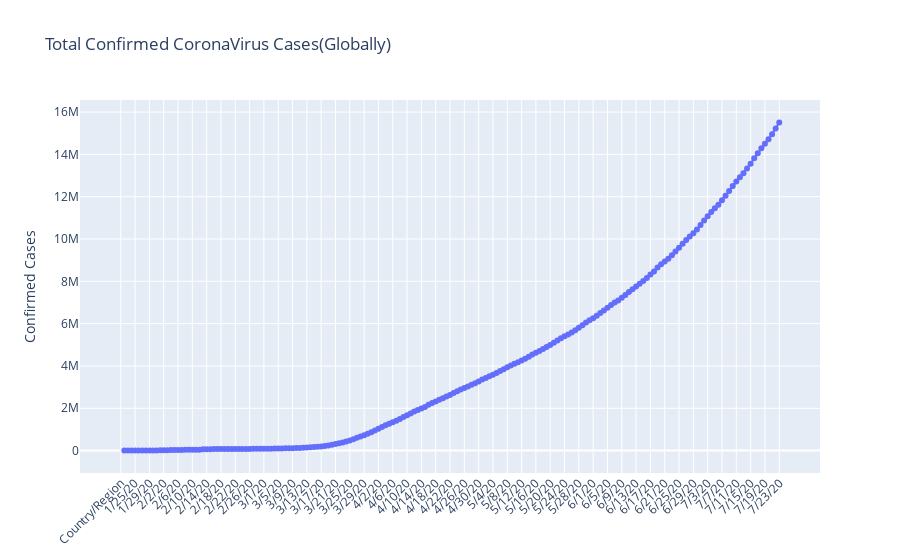

The cell this chart's notebook holds for it:
### Code cell
fig1 = go.Figure(data=go.Scatter(x=confirmed_dropped_summary.index,y=confirmed_dropped_summary.values,mode='lines+markers'))
fig1.update_layout(title="Total Confirmed CoronaVirus Cases(Globally)",yaxis_title="Confirmed Cases",xaxis_tickangle=315)
fig1.show()

### Figure 1 — Plotly figure (JSON) as saved in the notebook; plotly's stock layout.template omitted (floating-point values rounded to 4 significant figures; data arrays with more than 128 entries replaced by an {"elided": "..."} marker saying what was removed)
{"data": [{"mode": "lines+markers", "type": "scatter", "x": {"elided": "185 str values"}, "y": {"elided": "185 mixed values"}}], "layout": {"title": {"text": "Total Confirmed CoronaVirus Cases(Globally)"}, "xaxis": {"tickangle": -45}, "yaxis": {"title": {"text": "Confirmed Cases"}}}}
